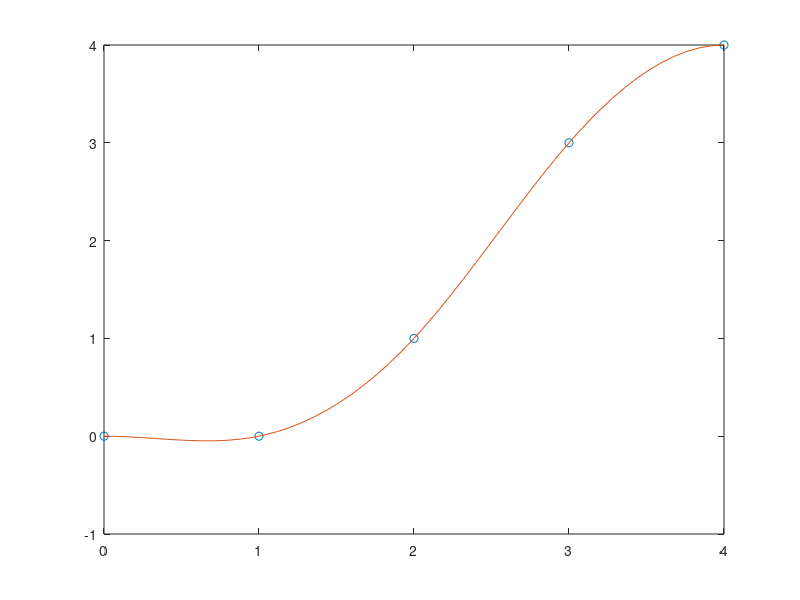

Here is the MATLAB script that generated this plot: (Note: this script raises an error after producing the figure.)
function test__rrt()

addpath('/mnt/nixbig/ownCloud/project_code/')
addpath('/mnt/nixbig/ownCloud/project_code/20181008')
addpath('/mnt/nixbig/ownCloud/project_code/plan_to_observe/')

%%
%{

See exp_cups_S11_simplified.m

%}


%%
      x = -4:4; y = [0 .15 1.12 2.36 2.36 1.46 .49 .06 0];
      cs = spline(x,[0 y 0]);
      xx = linspace(-4,4,101);
      plot(x,y,'o',xx,ppval(cs,xx),'-');
      
      x = 0:4; y = [0 .00 1.0 3.0 4.0];
      cs = spline(x,[0 y 0]);
      xx = linspace(0,4,51);
      plot(x,y,'o',xx,ppval(cs,xx),'-');
%%

%  1) map
%  2) robot(s) that want to move
%  3) robot(s) that can help but have main goals
%  4) obstacles --> occlusions  -  DO
%  5) plan AStar --> approximate cost/benefit
%  6) smooth path --> integrate cost/benefit by simulation  -  DO
%  7) plan navmesh of visible spaces 
%  8.1)  location of target robot(s) and immediate plans --> uncertainty regions
%  8.2)  BWDIST from uncertainty region + occlusion --> BWDist in navmesh --> isosurfaces --> multiple cost layers --> pareto --> robustness


      
      
      map_1 = zeros(40,50);
      map_x_extent=size(map_1,1);
      map_y_extent=size(map_1,2);
      walls{1} = Wall( inf(2,6), [7;7]) ;
      walls{2} = Wall( inf(2,6), [27;7]) ;
      walls{3} = Wall( inf(3,3), [35;33]) ;
      walls{4} = Wall( inf(3,3), [22;33]) ;
      walls{5} = Wall( inf(3,3), [9;33]) ;
      for ii_ = 1:size(walls,2)
          wall = walls{ii_};
          map_1( ...
            wall.location(1):wall.location(1)+size(wall.shape,1)-1 , ...
            wall.location(2):wall.location(2)+size(wall.shape,2)-1 ...
            ) = wall.shape;
      end
    map_1_base_zero = double(map_1 > 0.00001)  ;
    dist_func = bwdist(map_1_base_zero) ;
    
    idisp(map_1)
    figure; hold on; grid on; xlabel('x');  ylabel('y')
    surf(dist_func)

clear('worker_robots')    
worker_robots{1} = SimpleRobot()  ;
worker_robots{2} = SimpleRobot()  ;
worker_robots{3} = SimpleRobot()  ;
% worker_robots{4} = SimpleRobot()  ;

for ii_ = 1:size(worker_robots,2)
    ok = false;
    while ~ok
        x_ = randi(map_x_extent-6)+3  ;
        y_ = randi(map_y_extent-6)+3  ;
        if dist_func(x_,y_) >  6; ok = true ; 
            worker_robots{ii_}.waypoints(:,end+1)=[x_;y_]; 
        end 
    end
    ok2 = false;
    while ~ok2
        try
            x2_ = max(round(randi(round(map_x_extent*2/3)) - map_x_extent/2  )  + x_ , 1);
            y2_ = max(round(randi(round(map_y_extent*2/3)) - map_y_extent/2  ) + y_ , 1) ;
            x2_ = randi(map_x_extent-6)+3  ;
            y2_ = randi(map_y_extent-6)+3  ;
            if dist_func(x2_,y2_) > 6  &&  norm_2( [x2_;y2_]-[x_;y_],1 ) > 12; ok2 = true ;      
                worker_robots{ii_}.waypoints(:,end+1)=[x2_;y2_];    
            end
        catch
        end            
    end
end

%  draw the end points
for ii_ = 1:size(worker_robots,2)
    robot = worker_robots{ii_} ;
    start_point = robot.waypoints(:,1)  ;
    end_point = robot.waypoints(:,2)  ;
    x_ = start_point(1); y_ = start_point(2);   %       [x_ y_]
            hold on;  grid on; plot3(y_,x_,dist_func(x_,y_), 'rx', 'LineWidth',10); 
            text(double(y_),double(x_),double(dist_func(x_,y_))+1.5, int2str(ii_), 'Color','r');       
    x2_ = end_point(1); y2_ = end_point(2);
            hold on;  grid on; plot3(y2_,x2_,dist_func(x2_,y2_), 'mx', 'LineWidth',10);  
            text(double(y2_),double(x2_),double(dist_func(x2_,y2_))+1.5, int2str(ii_), 'Color','m'); 
end


% plan a path 
for ii_ = 1:size(worker_robots,2)
    robot = worker_robots{ii_} ;
    start_point = robot.waypoints(:,1)  ;
    end_point = robot.waypoints(:,2)  ;
    [ path__ , f_score, g_score , came_from, open_set, closed_set ] = path_planning__astar(map_1, start_point, end_point)    ;
    [ total_path_goal_to_start__  , total_path_start_to_goal__ ] = path_planning__reconstruct_path(came_from, end_point)    ;
    
    % draw the path
    for jj_ = 1:size(total_path_start_to_goal__,2)
    plot3(  ...
        total_path_start_to_goal__(2,jj_),  ...
        total_path_start_to_goal__(1,jj_),  ...
        dist_func( total_path_start_to_goal__(1,jj_), total_path_start_to_goal__(2,jj_)   ),  ... 
        'rx' , 'LineWidth', 2)   ;
        daspect([1 1 3])
    end
end


      for ii_ = 1:size(walls,2)
          wall = walls{ii_};
          patch ( ...
            [wall.location(2),  wall.location(2)+size(wall.shape,2)-1 , wall.location(2)+size(wall.shape,2)-1 , wall.location(2)], ...
            [ wall.location(1), wall.location(1),wall.location(1)+size(wall.shape,1)-1 , wall.location(1)+size(wall.shape,1)-1] ,...
            [ 0.5 , 0.5 , 0.5 , 0.5], ...
            'w') ;
          wall = walls{ii_};
          patch ( ...
            [wall.location(2),  wall.location(2)+size(wall.shape,2)-1 , wall.location(2)+size(wall.shape,2)-1 , wall.location(2)], ...
            [ wall.location(1), wall.location(1),wall.location(1)+size(wall.shape,1)-1 , wall.location(1)+size(wall.shape,1)-1] ,...
            [ 1.0 , 1.0 , 1.0 , 1.0], ...
            'w') ;
      end

end






